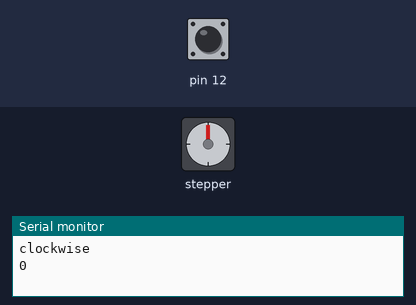
Bench run of a sketch on a simulated Arduino Uno, built with avr-gcc and run on an emulated ATmega328P. Shown: stepper motor, the last lines printed to the serial monitor. Inputs (shaded band) come from the test bench; at power-on: pin 12 HIGH. Stepper angles assume 200 steps per turn.

Above: at 0.05 s.
At 9.36 s:
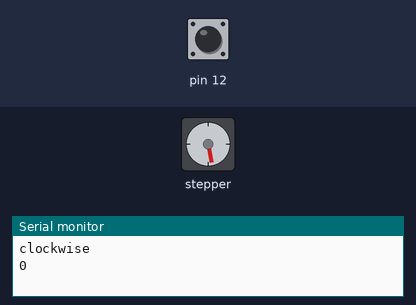
At 18.78 s:
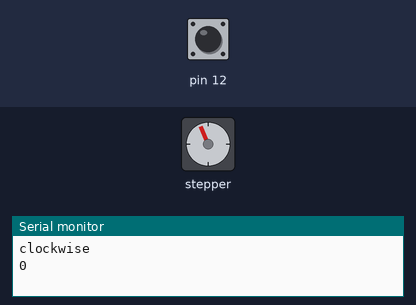
At 39.93 s:
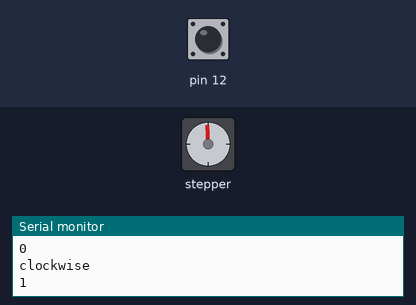
Timing chart, 0 to 40.0 s (numbered marks = the images above):
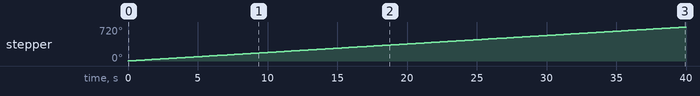

Measured:
- by itself, stepper: keeps turning clockwise at about 18°/s

The sketch:

steering-stepper.ino
```cpp
/*
 Stepper Motor Control - one revolution

 This program drives a unipolar or bipolar stepper motor.
 The motor is attached to digital pins 8 - 11 of the Arduino.

 The motor should revolve one revolution in one direction, then
 one revolution in the other direction.


 Created 11 Mar. 2007
 Modified 30 Nov. 2009
 by Tom Igoe

 */

#include <Stepper.h>

const int stepsPerRevolution = 200;  // change this to fit the number of steps per revolution
// for your motor

// initialize the stepper library on pins 8 through 11:
Stepper myStepper(stepsPerRevolution, 8, 9, 10, 11);

void setup()
  {
  // set the speed at 60 rpm:
  myStepper.setSpeed(3);
    pinMode(12, INPUT_PULLUP);
  // initialize the serial port:
  Serial.begin(9600);
  }

void loop()
{
  int sensorVal = digitalRead(12);
  if (sensorVal == HIGH)
  {
    for (int i = 0;i<=1;i++)
      {
        // step one revolution  in one direction:
        Serial.println("clockwise");
        Serial.println(i);
        myStepper.step(stepsPerRevolution);
      }
    for (int i = 0;i<=1;i++)
    {
      // step one revolution  in one direction:
      Serial.println("counterclockwise");
      Serial.println(i);
      myStepper.step(-stepsPerRevolution);
     }
  }
}
```
